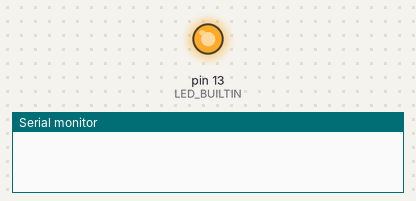
The sketch below on a simulated Teensy 4. Shown: output pins drawn as LEDs (lit = HIGH), the last lines printed to the serial monitor.

Above: at 0.0 s.
At 0.9 s:
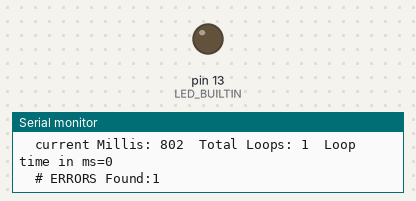
Timing chart, 0 to 2.4 s (numbered marks = the images above):
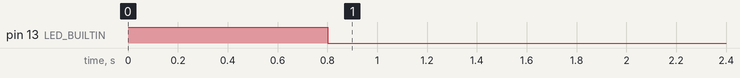

Measured:
- by itself, pin 13 (LED_BUILTIN): HIGH → LOW at 0.80 s

The sketch:

Syncron_Micros.ino
```cpp
// ARM Synchronization Primitives :: http://infocenter.arm.com/help/index.jsp?topic=/com.arm.doc.dht0008a/ch01s02s01.html
// https://forum.pjrc.com/threads/54711-Teensy-4-0-First-Beta-Test?p=196050&viewfull=1#post196050
// https://forum.pjrc.com/threads/54711-Teensy-4-0-First-Beta-Test?p=196115&viewfull=1#post196115
// https://github.com/PaulStoffregen/cores/pull/330

#define Nmicros micros // Cortex __LDREXW&__STREXW key on var
#define LOOP_CNT  25000000 // 25M is 25 secs to check contiguous us's each loop()
//#define LOOP_CNT  10000000 // 10M is 10 secs to check contiguous us's each loop()
//#define LOOP_CNT  1000000 // 1M is 1 sec to check contiguous us's each loop()

//#define CHANGE_SPEED // define to cycle the CPU speed
#define MAX_SPEED 800000000
#define MIN_SPEED 100000000
uint32_t ArmSpeed = 600000000;

// FrankB Demo :: https://forum.pjrc.com/threads/54711-Teensy-4-0-First-Beta-Test?p=195979&viewfull=1#post195979

#define print2( a, b ) ({ Serial.print( a ); Serial.print( b ); })
#define print2l( a, b ) ({ Serial.print( a ); Serial.println( b ); })
extern "C" uint32_t set_arm_clock(uint32_t frequency);

void setup() {
  pinMode(LED_BUILTIN, OUTPUT);
  digitalWrite( LED_BUILTIN, HIGH );
  while ( !Serial );
  Serial.println("\n" __FILE__ " " __DATE__ " " __TIME__);
  set_arm_clock( ArmSpeed );
  delayMicroseconds( 100 );
  uint32_t dtime = ARM_DWT_CYCCNT;
  for ( uint32_t ii = 0; ii < 10000; ii++) {
    Nmicros();       Nmicros();       Nmicros();       Nmicros();       Nmicros();
    Nmicros();       Nmicros();       Nmicros();       Nmicros();       Nmicros();
  }
  dtime = ARM_DWT_CYCCNT - dtime;
  print2l("\t100K micros. Took cycles# ", dtime);
}

uint32_t Lcnt = 0, ErrFnd = 0;
void loop() {
  uint32_t rrN = 0, ii = 0, usn, nn, loopTime, dd;
  int stop = 0;
  Lcnt++;
#ifdef CHANGE_SPEED
  if ( !(Lcnt % 2) ) {      // Change Clock Speed
    ArmSpeed -= 100000000;
    if ( ArmSpeed < MIN_SPEED ) ArmSpeed = MAX_SPEED;
    set_arm_clock( ArmSpeed );
    if ( F_CPU_ACTUAL < MIN_SPEED ) ArmSpeed = MAX_SPEED;
    set_arm_clock( ArmSpeed );
  }
#endif
  print2("\t>>> 1ms systick :micros() >>> Clock Speed is:", F_CPU_ACTUAL);
  Serial.printf( "    °C=%2.2f\n" , tempmonGetTemp() );
  loopTime = millis();
  do {
    nn = 0;
    usn = Nmicros(); // should be usn++ - time of test logic can causes missed 1us ?
    do {
      rrN = Nmicros();
      dd = rrN - usn;
      if ( dd == 0 ) ;
      else if ( dd == 1 ) nn++;
#ifdef CHANGE_SPEED
      else if ( dd <= 2 ) // extra us ticks missed slower speeds
        nn++;
#else
      else if ( dd <= 2 && 1 == Lcnt ) // extra us tick may miss loop#1 startup @600 MHz
        nn++;
#endif
      else if ( dd >= (0 - 3) ) // catch any out of order return
        stop = 777;
      else // if ( 0 != dd ) // catch any out of order return
        stop = 666;
    } while ( 0 == nn && !stop );
    ii++;
    if ( LOOP_CNT == ii ) stop = 1; // test pass complete
    if ( 1 != nn ) break;
    if ( !(ii % 100000) )   digitalWriteFast( LED_BUILTIN, !digitalReadFast( LED_BUILTIN ) );
  } while ( !stop );

  loopTime = millis() - loopTime;
  if ( nn != 1 && !stop ) print2l( "Bad New us Val: nn=", nn );
  print2( "\tlast test New usn=", usn );
  print2l( "\tlast New us: rrN=", rrN );
  print2( "\t\tStop Val: ", stop );
  print2l( "\tNested Loops: ", ii );
  if ( rrN != (1 + usn)  || stop >= 10 )  {
    print2l( "ERROR ERROR rrN != usn++  rrN:", rrN );
    ErrFnd++;
  }
  if ( 4294967 > millis() && millis() != micros()/1000 )   print2l( "us!=ms", micros() );
  print2( "\tcurrent Millis: ", millis() );
  print2( "\tTotal Loops: ", Lcnt );
  print2l( "\tLoop time in ms=", loopTime );
  digitalWrite( LED_BUILTIN, HIGH );
  if ( 0 != ErrFnd )  {
    print2l( "\t# ERRORS Found:", ErrFnd );
    digitalWrite( LED_BUILTIN, LOW );
  }
  delay( 1000 );
}
```
